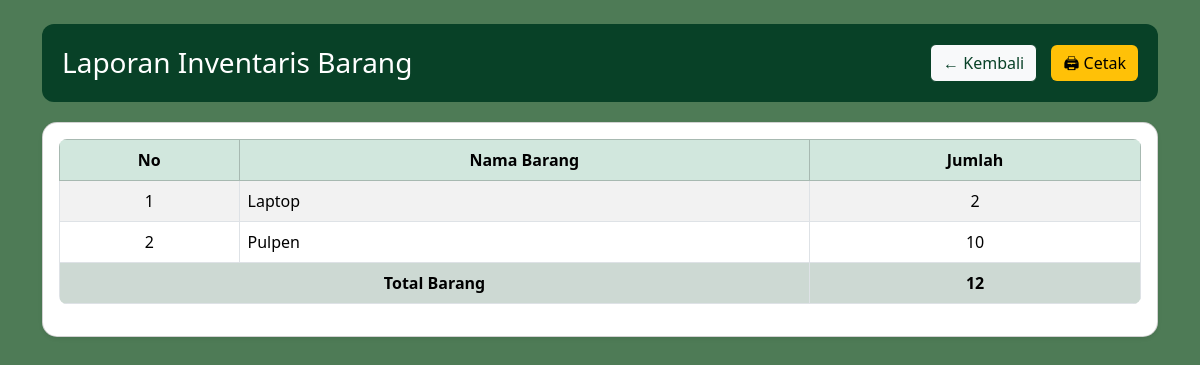
/laporan.php, run on an earlier commit of the app's database.
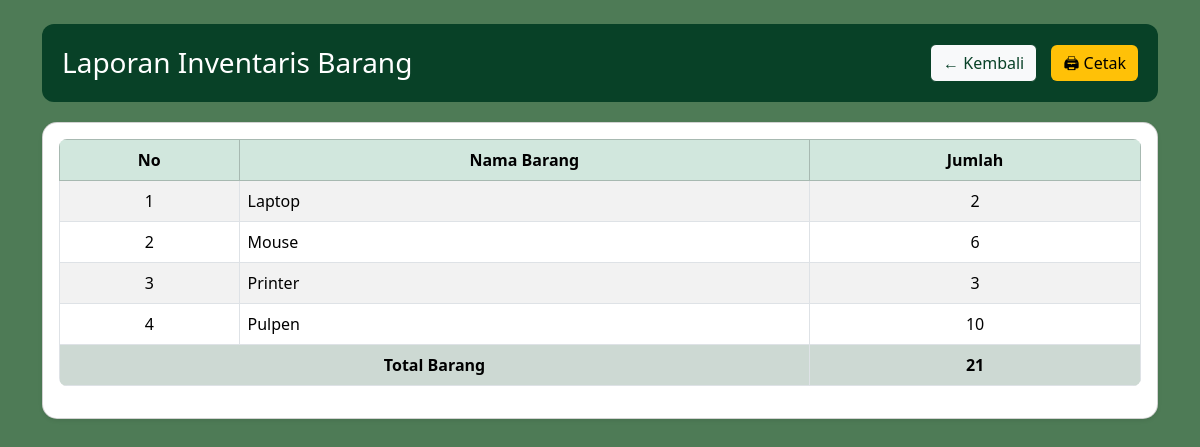
And on a later commit of the database.
### tables this page shows
CREATE TABLE `barang` (
  `id` int(11) NOT NULL,
  `nama_barang` varchar(100) NOT NULL,
  `jumlah` int(11) NOT NULL,
  `foto` varchar(255) DEFAULT NULL
);

### templates/style_laporan.php (the view, shortened to what this page needs)
<!DOCTYPE html>
<html lang="id">
<head>
    <link href="https://cdn.jsdelivr.net/npm/bootstrap@5.3.2/dist/css/bootstrap.min.css" rel="stylesheet">
</head>
<body>
    <div class="container mt-4">
        <div class="laporan-header">
            <h3>Laporan Inventaris Barang</h3>
            <div class="no-print">
                <a href="index.php" class="btn btn-light">← Kembali</a>
                <button onclick="window.print()" class="btn btn-warning">🖨 Cetak</button>
            </div>
        </div>
        <div class="card shadow-sm">
            <div class="card-body">
                <div class="table-responsive">
                    <table class="table table-bordered table-striped align-middle">
                        <thead class="table-success text-center">
                            <tr>
                                <th>No</th>
                                <th>Nama Barang</th>
                                <th>Jumlah</th>
                            </tr>
                        </thead>
                        <tbody>
                            <?php $no = 1;
                            while ($row = mysqli_fetch_assoc($result)) { ?>
                                <tr>
                                    <td class="text-center"><?= $no++ ?></td>
                                    <td><?= htmlspecialchars($row['nama_barang']) ?></td>
                                    <td class="text-center"><?= (int) $row['jumlah'] ?></td>
                                </tr>
                            <?php } ?>
                        </tbody>
                        <tfoot>
                            <tr class="text-center">
                                <td colspan="2">Total Barang</td>
                                <td><?= $total ?></td>
                            </tr>
                        </tfoot>
                    </table>
                </div>
            </div>
        </div>
    </div>
</body>

What changed in the data, as far as the page shows it:
added barang: nama_barang "Mouse", jumlah "6"
added barang: nama_barang "Printer", jumlah "3"
Also different on the page:
$total: "12" → "21"
